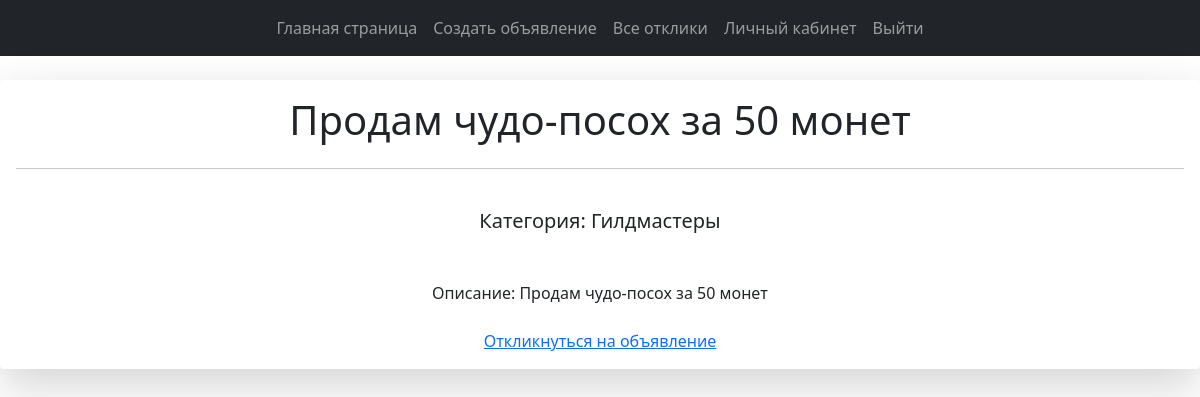
/posts/post/1/ (signed in), run on the app's committed database.
### usersapp/models.py (models this page shows, shortened)
class Post(models.Model):
    title = models.CharField(max_length=150)
    author = models.ForeignKey(to=User, on_delete=models.CASCADE)
    category = models.ForeignKey(to=Category, on_delete=models.CASCADE)
    description = models.TextField()
    created = models.DateTimeField(auto_now_add=True)
    updated = models.DateTimeField(auto_now=True)
    file_add = models.FileField(null=True, blank=True, upload_to="add_files")

class Category(models.Model):
    name = models.CharField(max_length=56, unique=True)
    def __str__(self) -> str:
        return self.name

### usersapp/views.py (the view)
# urls.py: path("post/<int:pk>/", PostDetailView.as_view(), name="post"),
class PostDetailView(DetailView):
    model = Post
    template_name = "usersapp/post.html"
    context_object_name = "post"

### usersapp/templates/usersapp/post.html (shortened to what this page needs)
<!DOCTYPE html>
{% extends 'usersapp/base.html' %}
{% block content %}
    <div class="card-body text-center my-4 card shadow-lg border-0 rounded-lg ">
        <h1 class="">{{ post.title }}</h1>
        <hr>
        <h5 class="my-4">Категория: {{ post.category }}</h5>
        <p class="my-4">Описание: {{ post.description }}</p>
        {% if user.is_authenticated and user != post.author %}
        <a href="{% url 'usersapp:comment_create' post.id %}">Откликнуться на объявление</a>
        {% endif %}
    </div>
{% endblock %}

### data on the page
Post: title "Продам чудо-посох за 50 монет", category "Гилдмастеры", description "Продам чудо-посох за 50 монет"
